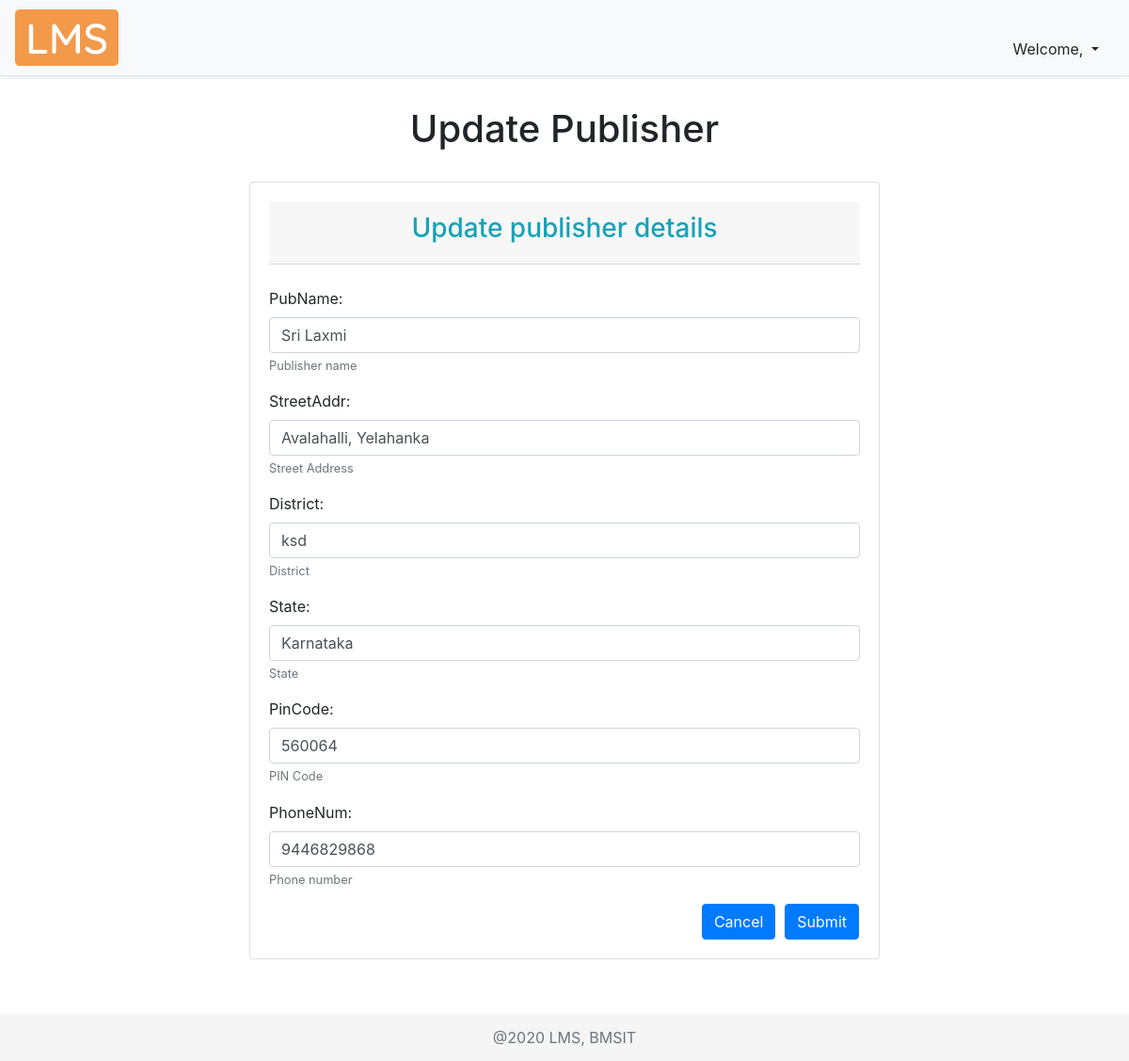
Before: /updatepublisherdetails/1/ with the older database file.
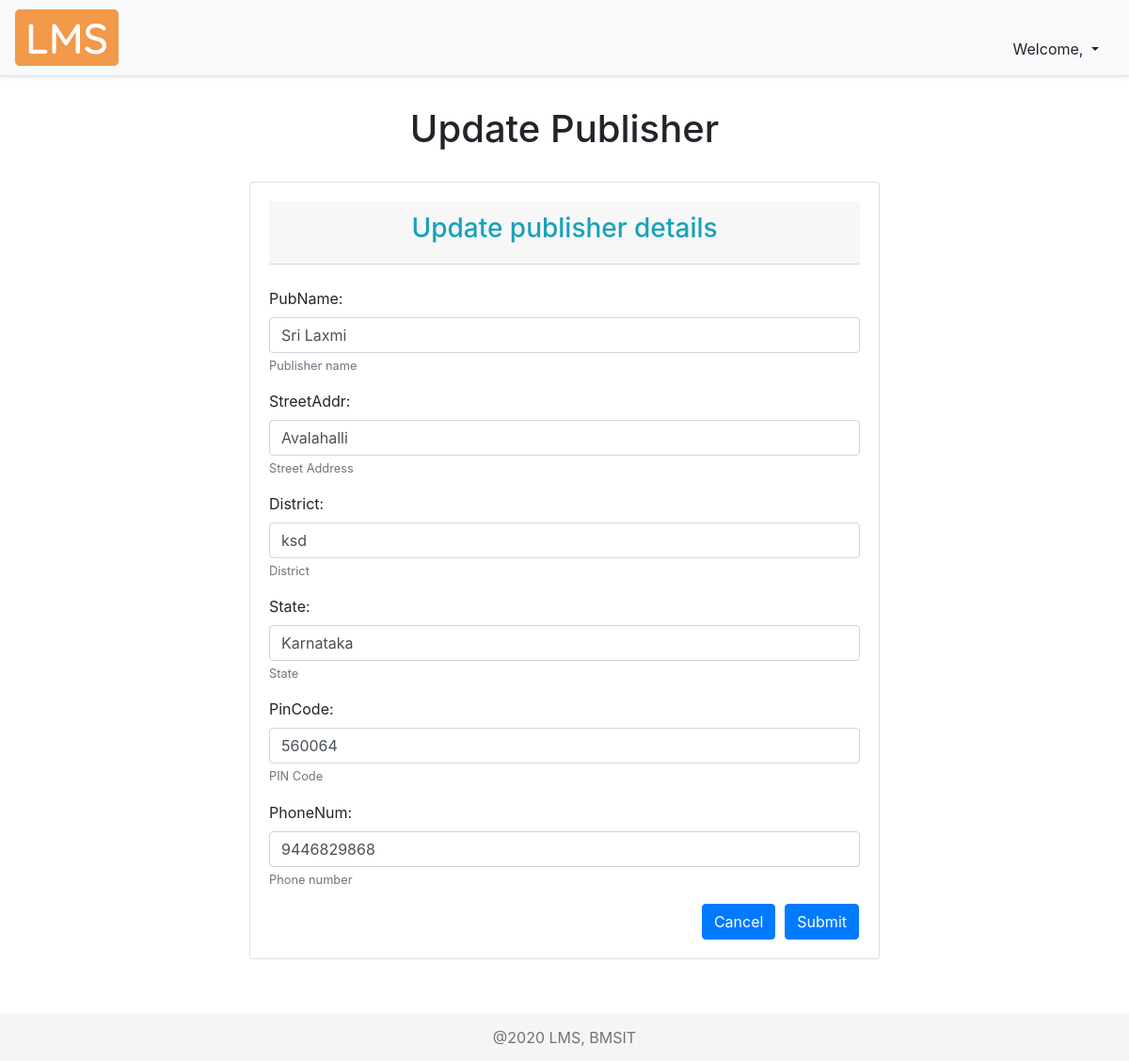
After: the same page with the newer database file.
### libraryApp/models.py (models this page shows, shortened)
class PUBLISHER(models.Model):
    pubName = models.CharField(max_length=30, help_text="Publisher name", null=True)
    streetAddr = models.CharField(max_length=50, help_text="Street Address", null=True)
    district = models.CharField(max_length=20, help_text="District", null=True)
    state = models.CharField(max_length=20, help_text="State", null=True)
    pinCode = models.CharField(max_length=6, help_text="PIN Code", null=True)
    phoneNum = models.CharField(max_length=10, help_text="Phone number", null=True)

### libraryApp/views.py (the view, shortened to what this page needs)
# urls.py: path('updatepublisherdetails/<str:pubID>/', views.updatePublisherDetails, name="updatepublisherdetail"),
def updatePublisherDetails(request, pubID):
    publisherDetails = 'libraryApp/add_publisher_details.html'
    publishers = PUBLISHER.objects.get(id=pubID)
    print("PUBID", pubID)
    addPublisherForm = AddPublisherForm(instance=publishers)
    context = {
        'publishers': publishers,
        'addPublisherForm': addPublisherForm,
        'option': 'Update'
    }
    return render(request, publisherDetails, context)

### libraryApp/forms.py
class AddPublisherForm(ModelForm):
    class Meta:
        model = PUBLISHER
        fields = '__all__'

### libraryApp/templates/libraryApp/add_publisher_details.html (shortened to what this page needs)
{% extends 'libraryApp/add_book_template.html' %}
{% load static %}
{% load widget_tweaks %}
{% block content %}
<h1 class="text-center">{{option}} Publisher</h1>
<br>
<div class="container">
    <div class="card card-body">
        <form method="POST">
            <div class="card-header text-center">
                <h3 class="text-info">{{option}} publisher details</h3>
            </div>
            <br>
            <div class="" id="addPubForm">
                {% for field in addPublisherForm.visible_fields %}
                <div class="form-group">
                    {{ field.label_tag }}
                    {% render_field field class="form-control" %}
                    {% if field.help_text %}
                    <small class="form-text text-muted">{{ field.help_text }}</small>
                    {% endif %}
                </div>
                {% endfor %}
            </div>
            <div class="row justify-content-end">
                <a href="javascript:window.history.back()"><button type="button" class="btn btn-primary"
                        style="margin-right: 10px;">Cancel</button></a>
                <button type="submit" class="btn btn-primary mr-3">Submit</button>
            </div>
        </form>
    </div>
</div>
<br>
{% endblock %}

Changed rows visible on the page:
changed PUBLISHER "Sri Laxmi": streetAddr "Avalahalli, Yelahanka" → "Avalahalli"
